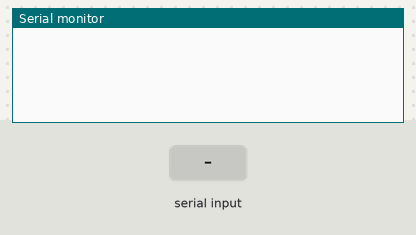
Bench run of a sketch on a simulated Arduino Uno, built with avr-gcc and run on an emulated ATmega328P. On the bench: the last lines printed to the serial monitor. Inputs (shaded band) come from the test bench.

Above: at 1.2 s.
1.3 s: "90,45\n" received over Serial
At 1.8 s:
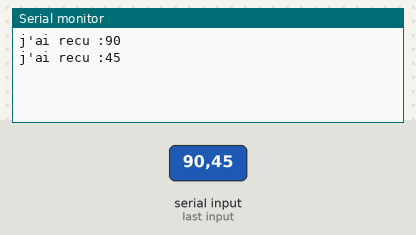
2.8 s: "30,150\n" received over Serial
At 4.5 s:
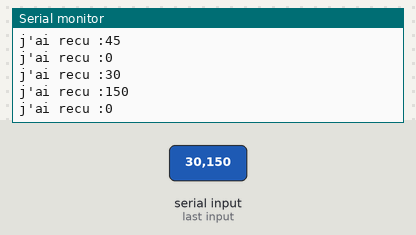
Timing chart, 0 to 6.0 s (numbered marks = the images above; inputs shaded):
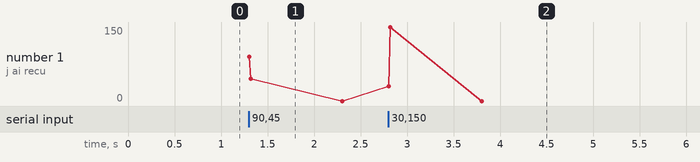

Measured:
- after the input at 1.3 s, the serial monitor: prints a new line at once (image 1)
- after the input at 2.8 s, the serial monitor: prints a new line at once (image 2)

The sketch:

LSerie_ReceptionEmission.ino
```cpp
void setup()
{
    Serial.begin(9600);
}

void loop()
{
    if (Serial.available() > 0)
    {
        int num = Serial.parseInt();
        Serial.print("j'ai recu :");
        Serial.println(num);
    }
}
```
